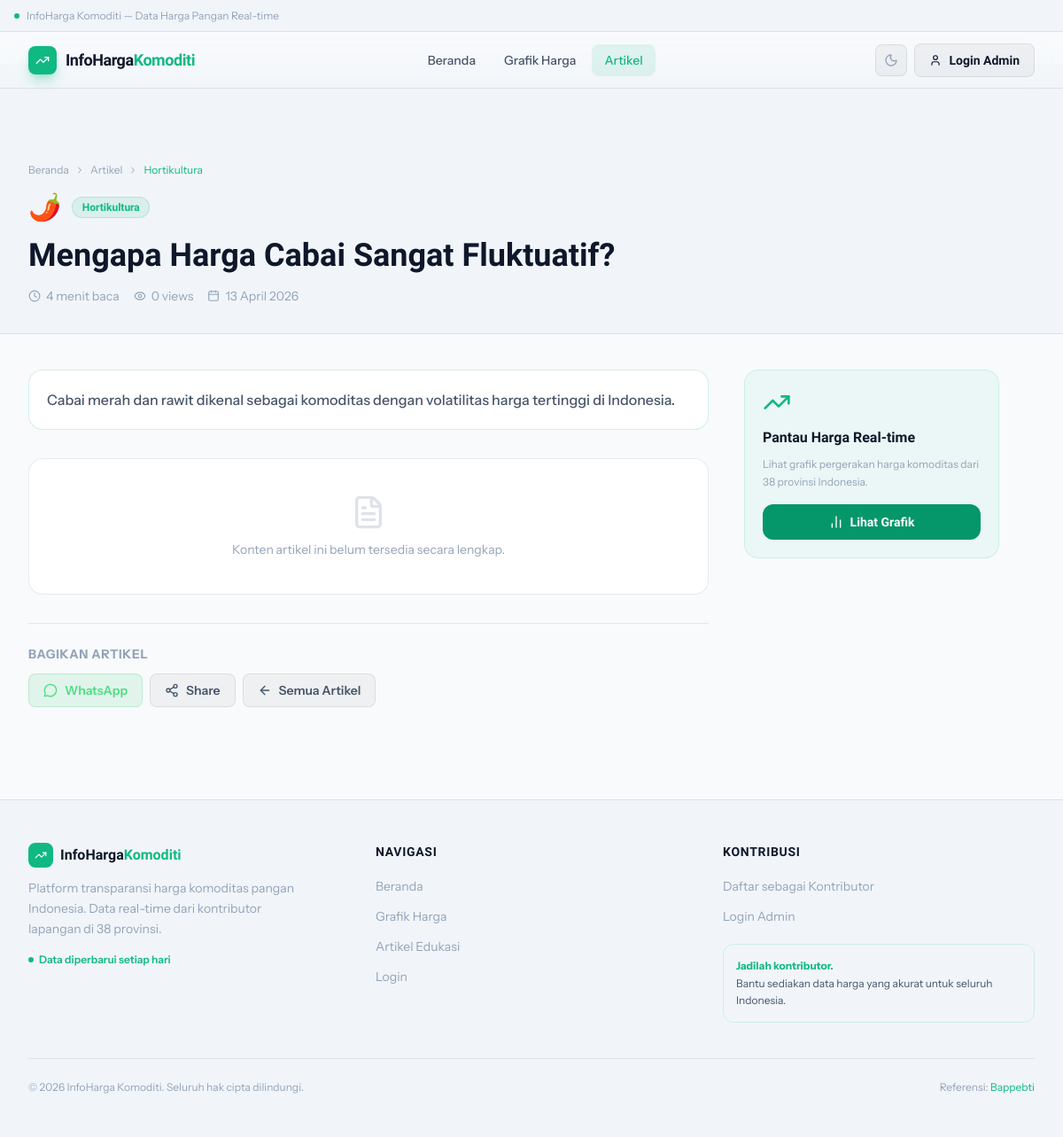
Page /artikel.php?slug=mengapa-harga-cabai-fluktuatif on the committed database.
### tables this page shows
CREATE TABLE IF NOT EXISTS artikel (
  id          INT UNSIGNED AUTO_INCREMENT PRIMARY KEY,
  judul       VARCHAR(255) NOT NULL,
  slug        VARCHAR(255) NOT NULL UNIQUE,
  ringkasan   TEXT         DEFAULT NULL,
  konten      LONGTEXT     DEFAULT NULL,
  kategori    VARCHAR(60)  NOT NULL DEFAULT 'Umum',
  emoji       VARCHAR(10)  DEFAULT '📰',
  menit_baca  TINYINT UNSIGNED DEFAULT 5,
  sumber_url  VARCHAR(500) DEFAULT NULL,    
  sumber_nama VARCHAR(120) DEFAULT NULL,    
  penulis_id  INT UNSIGNED DEFAULT NULL,
  is_publish  TINYINT(1)   NOT NULL DEFAULT 1,
  views       INT UNSIGNED NOT NULL DEFAULT 0,
  created_at  TIMESTAMP    DEFAULT CURRENT_TIMESTAMP,
  updated_at  TIMESTAMP    DEFAULT CURRENT_TIMESTAMP ON UPDATE CURRENT_TIMESTAMP,
  FOREIGN KEY (penulis_id) REFERENCES users(id) ON DELETE SET NULL,
  INDEX idx_publish (is_publish),
  FULLTEXT idx_search (judul, ringkasan)
);

### Server/koneksi.php (called while the page is built, shortened)
<?php
function esc(mysqli $conn, string $val): string {
    return $conn->real_escape_string(trim($val));
}

### artikel.php (the view, shortened to what this page needs)
<?php
require 'Server/koneksi.php';
$slug = esc($conn, $_GET['slug'] ?? '');
$res = $conn->query("SELECT a.*, u.username AS penulis FROM artikel a LEFT JOIN users u ON a.penulis_id=u.id WHERE a.slug='$slug' AND a.is_publish=1 LIMIT 1");
$artikel = $res->fetch_assoc();
?>
<!doctype html>
<html lang="id" class="scroll-smooth">
<head>
  <?php include 'Assets/head.php'; ?>
</head>
<body>
<div class="h-9 bg-[var(--bg-secondary)] border-b border-[var(--border)]">
  <div class="max-w-screen-xl mx-auto px-4 h-full flex items-center">
    <span class="text-xs text-[var(--text-muted)] flex items-center gap-2">
      <span class="w-1.5 h-1.5 bg-brand-500 rounded-full" style="animation:pulseDot 2s ease-in-out infinite"></span>
      InfoHarga Komoditi — Data Harga Pangan Real-time
    </span>
  </div>
</div>
<?php include 'Assets/navbar.php'; ?>
<div class="pt-28 pb-8 bg-[var(--bg-secondary)] border-b border-[var(--border)]">
  <div class="max-w-screen-xl mx-auto px-4 sm:px-6 lg:px-8">
    <nav class="flex items-center gap-1.5 text-xs text-[var(--text-muted)] mb-4" aria-label="Breadcrumb">
      <a href="index.php" class="hover:text-brand-500 transition">Beranda</a>
      <i data-lucide="chevron-right" class="w-3 h-3"></i>
      <a href="index.php#artikel" class="hover:text-brand-500 transition">Artikel</a>
      <i data-lucide="chevron-right" class="w-3 h-3"></i>
      <span class="text-brand-500"><?= htmlspecialchars($artikel['kategori']) ?></span>
    </nav>
    <div class="max-w-3xl">
      <div class="flex items-center gap-3 mb-4">
        <span class="text-3xl"><?= htmlspecialchars($artikel['emoji']) ?></span>
        <span class="badge badge-green text-xs"><?= htmlspecialchars($artikel['kategori']) ?></span>
      </div>
      <h1 class="font-display font-black text-3xl md:text-4xl text-[var(--text-primary)] leading-tight mb-4">
        <?= htmlspecialchars($artikel['judul']) ?>
      </h1>
      <div class="flex flex-wrap items-center gap-4 text-sm text-[var(--text-muted)]">
        <span class="flex items-center gap-1.5">
          <i data-lucide="clock" class="w-3.5 h-3.5"></i>
          <?= (int)$artikel['menit_baca'] ?> menit baca
        </span>
        <span class="flex items-center gap-1.5">
          <i data-lucide="eye" class="w-3.5 h-3.5"></i>
          <?= number_format((int)$artikel['views']) ?> views
        </span>
        <span class="flex items-center gap-1.5">
          <i data-lucide="calendar" class="w-3.5 h-3.5"></i>
          <?= date('d F Y', strtotime($artikel['created_at'])) ?>
        </span>
      </div>
    </div>
  </div>
</div>
<div class="max-w-screen-xl mx-auto px-4 sm:px-6 lg:px-8 py-10">
  <div class="flex flex-col lg:flex-row gap-10">
    <article class="flex-1 min-w-0 max-w-3xl">
      <?php if ($artikel['ringkasan']): ?>
      <div class="card p-5 mb-8 border-brand-500/20 bg-brand-500/4">
        <p class="text-[var(--text-secondary)] leading-relaxed font-medium">
          <?= htmlspecialchars($artikel['ringkasan']) ?>
        </p>
      </div>
      <?php endif; ?>
      <?php if ($artikel['konten']): ?>
      <div class="prose max-w-none">
        <?= nl2br(htmlspecialchars($artikel['konten'])) ?>
      </div>
      <?php else: ?>
      <div class="card p-10 text-center text-[var(--text-muted)]">
        <i data-lucide="file-text" class="w-10 h-10 mx-auto mb-3 opacity-30"></i>
        <p class="text-sm">Konten artikel ini belum tersedia secara lengkap.</p>
      </div>
      <?php endif; ?>
      <div class="mt-8 pt-6 border-t border-[var(--border)]">
        <p class="text-sm font-bold text-[var(--text-muted)] mb-3 uppercase tracking-wider">Bagikan Artikel</p>
        <div class="flex gap-2 flex-wrap">
          <a href="https://wa.me/?text=<?= urlencode($artikel['judul'].' - '.($artikel['sumber_url']?:('http://localhost/artikel.php?slug='.$artikel['slug']))) ?>"
             target="_blank" rel="noopener"
             class="flex items-center gap-2 px-4 py-2 rounded-lg bg-green-500/10 border border-green-500/20 text-green-400 text-sm font-semibold hover:bg-green-500/15 transition">
            <i data-lucide="message-circle" class="w-4 h-4"></i> WhatsApp
          </a>
          <a href="https://twitter.com/intent/tweet?text=<?= urlencode($artikel['judul']) ?>&url=<?= urlencode('http://localhost/artikel.php?slug='.$artikel['slug']) ?>"
             target="_blank" rel="noopener"
             class="flex items-center gap-2 px-4 py-2 rounded-lg bg-[var(--surface)] border border-[var(--border)] text-[var(--text-secondary)] text-sm font-semibold hover:bg-[var(--surface-hover)] transition">
            <i data-lucide="share-2" class="w-4 h-4"></i> Share
          </a>
          <a href="index.php#artikel"
             class="flex items-center gap-2 px-4 py-2 rounded-lg bg-[var(--surface)] border border-[var(--border)] text-[var(--text-secondary)] text-sm font-semibold hover:bg-[var(--surface-hover)] transition">
            <i data-lucide="arrow-left" class="w-4 h-4"></i> Semua Artikel
          </a>
        </div>
      </div>
    </article>
    <aside class="lg:w-72 xl:w-80 flex-shrink-0">
      <div class="card p-5 border-brand-500/15 bg-brand-500/5">
        <i data-lucide="trending-up" class="w-8 h-8 text-brand-500 mb-3"></i>
        <h3 class="font-display font-bold text-[var(--text-primary)] mb-2">Pantau Harga Real-time</h3>
        <p class="text-xs text-[var(--text-muted)] mb-4 leading-relaxed">
          Lihat grafik pergerakan harga komoditas dari 38 provinsi Indonesia.
        </p>
        <a href="<?= isset($_SESSION['login']) ? 'chart.php' : 'login.php' ?>"
           class="flex items-center gap-2 px-4 py-2.5 bg-brand-600 hover:bg-brand-500 text-white text-sm font-bold rounded-xl transition w-full justify-center font-display">
          <i data-lucide="bar-chart-2" class="w-4 h-4"></i> Lihat Grafik
        </a>
      </div>
    </aside>
  </div>
</div>
<?php include 'Assets/footer.php'; ?>
</body>
</html>

### Assets/head.php (style rules this page uses)
body { font-family: 'Instrument Sans', sans-serif; }
h1,h2,h3,h4,h5,h6,.font-display { font-family: 'Cabinet Grotesk', sans-serif; }
:root { --bg-primary: #f8fafc; --bg-secondary: #f1f5f9; --bg-card: #ffffff; --bg-card-hover: #f8fafc; --border: rgba(0,0,0,.08); --border-hover: rgba(0,0,0,.15); --text-primary: #0f172a; --text-secondary:#475569; --text-muted: #94a3b8; --surface: rgba(0,0,0,.04); --surface-hover: rgba(0,0,0,.07); --shadow-sm: 0 1px 3px rgba(0,0,0,.08); --shadow-md: 0 4px 16px rgba(0,0,0,.10); --shadow-lg: 0 10px 40px rgba(0,0,0,.12); }
body { background-color: var(--bg-primary); color: var(--text-primary); -webkit-font-smoothing: antialiased; transition: background-color .25s, color .25s; overflow-x: hidden; }
.card { background: var(--bg-card); border: 1px solid var(--border); border-radius: 1rem; transition: background .2s, border-color .2s, box-shadow .2s; }
.badge { display:inline-flex; align-items:center; gap:.25rem; padding:.2rem .65rem; border-radius:999px; font-size:.7rem; font-weight:700; font-family:'Cabinet Grotesk',sans-serif; }
.badge-green { background:rgba(16,185,129,.1); color:#10b981; border:1px solid rgba(16,185,129,.2); }

### rows in the picture
artikel: kategori "Hortikultura", emoji "🌶️", judul "Mengapa Harga Cabai Sangat Fluktuatif?", menit_baca "4", views "0", created_at "13 April 2026", ringkasan "Cabai merah dan rawit dikenal sebagai komoditas dengan volatilitas harga tertinggi di Indonesia."
